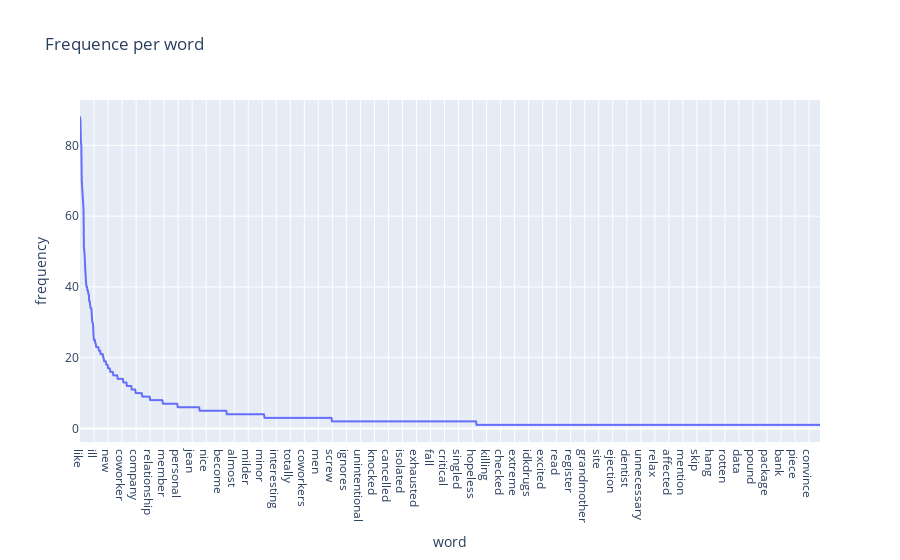

Notebook code cell kept with this figure:
### Code cell
import plotly.express as px
df["frequency"]
fig = px.line(df, x="word", y="frequency", title='Frequence per word')
fig.show()

### Figure 1 — Plotly figure (JSON) as saved in the notebook; plotly's stock layout.template omitted (floating-point values rounded to 4 significant figures; data arrays with more than 128 entries replaced by an {"elided": "..."} marker saying what was removed)
{"data": [{"hovertemplate": "word=%{x}<br>frequency=%{y}<extra></extra>", "legendgroup": "", "line": {"color": "#636efa", "dash": "solid"}, "marker": {"symbol": "circle"}, "mode": "lines", "name": "", "showlegend": false, "type": "scattergl", "x": {"elided": "1690 str values"}, "xaxis": "x", "y": {"elided": "1690 int values"}, "yaxis": "y"}], "layout": {"legend": {"tracegroupgap": 0}, "title": {"text": "Frequence per word"}, "xaxis": {"anchor": "y", "domain": [0, 1], "title": {"text": "word"}}, "yaxis": {"anchor": "x", "domain": [0, 1], "title": {"text": "frequency"}}}}
